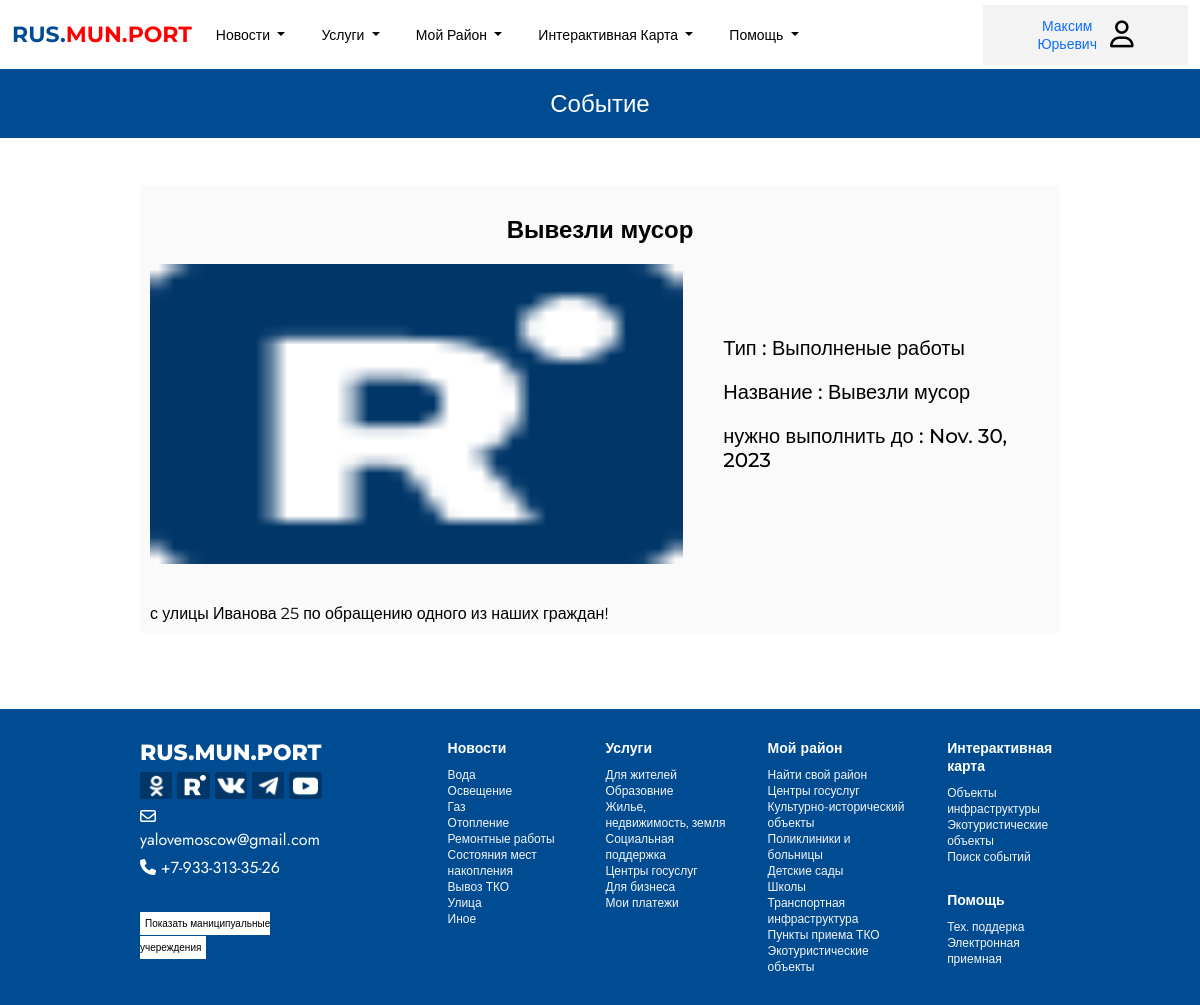
The page /event/1/ (signed in) on the database its author committed.
### users/models.py (models this page shows, shortened)
class NewUser(AbstractBaseUser,PermissionsMixin):
    role = models.ForeignKey(Role,related_name="role",on_delete=models.CASCADE)
    email = models.EmailField(_('email address'),unique=True)
    first_name =  models.CharField(max_length=150)
    father_name =  models.CharField(max_length=150)
    second_name =  models.CharField(max_length=150)
    bday=models.DateField(auto_now=False, auto_now_add=False)
    phone_number = models.CharField(max_length=20, validators=[RegexValidator(regex='^(\+?\d{1,3})?[-.\s]?\(?\d{3}\)?[-.\s]?\d{3}[-.\s]?\d{4}$')],unique=True)
    city = models.ForeignKey(City,related_name="city",on_delete=models.CASCADE)
    is_active = models.BooleanField(default=False)
    is_staff = models.BooleanField(default=False)
    is_proved = models.BooleanField(default=False)
    objects = CustomAccountManager()
    USERNAME_FIELD = 'phone_number'
    REQUIRED_FIELDS = ['email','first_name',"second_name","role","father_name","bday","city"]

### municipal/models.py (models this page shows, shortened)
class Munic_works(models.Model):
		type = models.ForeignKey(Type_of_munic_works,related_name="type_of_municip_works",on_delete=models.CASCADE)
		title = models.CharField(max_length=50)
		description = models.CharField(max_length=1000)
		date_create = models.DateField(auto_now_add=True)
		dead_line_date = models.DateField(auto_now=False)
		city=models.ForeignKey(City,related_name="city_of_munic_works",on_delete=models.CASCADE,default=1)
		opt_image = models.ImageField(upload_to="munic_works_schedule_photos",blank=True,default="123.png")
		author = models.ForeignKey(NewUser,related_name="munic_work_creater",on_delete=models.CASCADE)

class Type_of_munic_works(models.Model):
	title = models.CharField(max_length=20)
	color = models.CharField(max_length=12)
	def __str__(self):
         return self.title

### users/views.py (the view)
# urls.py: path('event/<int:id>/',views.event_detail,name="event_detail"),
@login_required
def event_detail(request,id):
	role = str(request.user.role)
	if  role =='Municipal':
		event =Munic_works.objects.get(id = id)
		event.opt_image
		return render(request,"main/event_detail.html",{"post":event})
	else:
		return redirect('home')

### users/models.py (called while the page is built)
    def __str__(self):
        return self.title

### users/templates/main/event_detail.html (shortened to what this page needs)
{%extends 'main/base.html' %}
{%block content%}
<div class="common_news_title">
	Событие
</div>
<div class="supercontainer" style="max-width: 920px;background-color: #fafafa;padding: 10px;border-radius: 3px; margin-bottom: 40px;">
	<div class="new_title">{{post.title}}</div>
	<div class="new-wrapper">
	<div class="common_new_detail_left">
		<img src="{{post.opt_image.url}}" class="new_post_image" alt="">
	</div>
	<div class="common_new_detail_right">
		<div class="common-new-link">Тип : {{post.type}}</div>
		<div class="common-new-link">Название : {{post.title}}</div>
		<div class="common-new-link">нужно выполнить до : {{post.dead_line_date}}</div>
	</div>
</div>
	<div class="text">
		{{post.description}}
	</div>
</div>
{%endblock%}

### users/templates/main/base.html (shortened to what this page needs)
<!DOCTYPE html>
<html lang="en">
<head>
	{% load static %}
<link href="https://cdn.jsdelivr.net/npm/bootstrap@5.3.2/dist/css/bootstrap.min.css" rel="stylesheet">
	<link rel="stylesheet" href="{% static 'css/styles.css' %}">
	<link rel="stylesheet" href="{% static 'css/adaptiv.css' %}">
</head>
<body>
	<nav class="navbar navbar-expand-lg bg-body-tertiary nav-head">
		<div class="container container-fluid nav-con">
		  <div class="collapse navbar-collapse" id="navbarTogglerDemo01">
			<a class="navbar-brand" href="{%url 'home'%}">RUS.<span style="color: #F00;
				">MUN.PORT</span></a>
			<ul class="navbar-nav me-auto mb-2 mb-lg-0">
				<li class="nav-item dropdown">
					<button class="nav-link dropdown-toggle" data-bs-toggle="dropdown" aria-expanded="false">
						Новости
					</button>
				  </li>
				  <li class="nav-item dropdown">
					<button class="nav-link dropdown-toggle" data-bs-toggle="dropdown" aria-expanded="false">
						Услуги
					</button>
				  </li>
				  <li class="nav-item dropdown">
					<button class="nav-link dropdown-toggle" data-bs-toggle="dropdown" aria-expanded="false">
						Мой Район
					</button>
				  </li>
				  <li class="nav-item dropdown">
					<button class="nav-link dropdown-toggle" data-bs-toggle="dropdown" aria-expanded="false">
						Интерактивная Карта
					</button>
				  </li>
				  <li class="nav-item dropdown">
					<button class="nav-link dropdown-toggle" data-bs-toggle="dropdown" aria-expanded="false">
						Помощь
					</button>
				  </li>
			</ul>
			<div class="log-nav">
				{%if user.is_authenticated%}
				<a href="{%url 'profile' user.id%}"><button class="profile_btn">{{user.first_name}} <br> {{user.father_name}} </a>
					<i class="fa-regular fa-user" style="color: #000;"></i></button>
				{%else%}
				  <a href="{%url 'login' %}"><button class="sign_btn">Вход</button></a>
				  <a href=""><i class="fa-regular fa-user" style="color: #ffffff;"></i></a>
				{%endif%}
			</div>
		  </div>
		</div>
	  </nav>
	<div class="">
		<section style="min-height: 80vh;">
		{%block content%}
		{%endblock%}
	</section>
	</div>
		<footer class="footer ">
			<div class="brand-column">
				<div class="footer-logo">RUS.MUN.PORT</div>
				<div class="icons">
					<a href=""><img src="{%static 'images/footer/ok.png'%}" alt=""></a>
					<a href=""><img src="{%static 'images/footer/rt.png'%}" alt=""></a>
					<a href=""><img src="{%static 'images/footer/vk.png'%}" alt=""></a>
					<a href=""><img src="{%static 'images/footer/tg.png'%}" alt=""></a>
					<a href=""><img src="{%static 'images/footer/yt.png'%}" alt=""></a>
				</div>
				<div class="mail-footer"><i class="fa-regular fa-envelope" style="color: #ffffff;"></i>yalovemoscow@gmail.com</div>
				<div class="phone-footer"><i class="fa-solid fa-phone" style="color: #ffffff;"></i> +7-933-313-35-26</div>
				<a href="" class="show_munic">Показать маниципуальные учереждения</a>
			</div>
			<div class="footer-column">
				<div class="footer-header">Новости</div>
				<a href=""><div class="footer-link">Вода</div></a>
				<a href=""><div class="footer-link">Освещение</div></a>
				<a href=""><div class="footer-link">Газ</div></a>
				<a href=""><div class="footer-link">Отопление</div></a>
				<a href=""><div class="footer-link">Ремонтные работы</div></a>
				<a href=""><div class="footer-link">Состояния мест накопления</div></a>
				<a href=""><div class="footer-link">Вывоз ТКО</div></a>
				<a href=""><div class="footer-link">Улица</div></a>
				<a href=""><div class="footer-link">Иное</div></a>
			</div>
			<div class="footer-column">
				<div class="footer-header">Услуги</div>
				<a href="{%url 'municipal_services'%}"><div class="footer-link">Для жителей</div></a>
				<a href="{%url 'municipal_services'%}"><div class="footer-link">Образовние</div></a>
				<a href="{%url 'municipal_services'%}"><div class="footer-link">Жилье, недвижимость, земля</div></a>
				<a href="{%url 'municipal_services'%}"><div class="footer-link">Социальная поддержка</div></a>
				<a href="{%url 'municipal_services'%}"><div class="footer-link">Центры госуслуг</div></a>
				<a href="{%url 'municipal_services'%}"><div class="footer-link">Для бизнеса</div></a>
				<a href="{%url 'municipal_services'%}"><div class="footer-link">Мои платежи</div></a>
			</div>
			<div class="footer-column">
				<div class="footer-header">Мой район</div>
				<a href=""><div class="footer-link">Найти свой район</div></a>
				<a href=""><div class="footer-link">Центры госуслуг</div></a>
				<a href=""><div class="footer-link">Культурно-исторический объекты</div></a>
				<a href=""><div class="footer-link">Поликлиники и больницы</div></a>
				<a href=""><div class="footer-link">Детские сады</div></a>
				<a href=""><div class="footer-link">Школы</div></a>
				<a href=""><div class="footer-link">Транспортная инфраструктура</div></a>
				<a href=""><div class="footer-link">Пункты приема ТКО</div></a>
				<a href=""><div class="footer-link">Экотуристические объекты</div></a>
			</div>
			<div class="footer-column">
				<div class="footer-header">Интерактивная карта</div>
				<a href="{%url 'maps' %}"><div class="footer-link">Объекты инфраструктуры</div></a>
				<a href="{%url 'eco' %}"><div class="footer-link">Экотуристические объекты</div></a>
				<a href=""><div class="footer-link" style="margin-bottom: 26px;">Поиск событий</div></a>
				<div class="footer-header">Помощь</div>
				<a href=""><div class="footer-link">Тех. поддерка</div></a>
				<a href=""><div class="footer-link">Электронная приемная</div></a>
			</div>
		</footer>
</body>
</html>

### users/static/css/styles.css (style rules this page uses)
html { box-sizing: border-box; }
*, *::after, *::before { box-sizing: inherit; }
ul[class], ol[class] { padding: 0; }
body, h1, h2, h3, h4, h5, h6, p, ul[class], ol[class], li, figure, figcaption, blockquote, dl, dd { margin: 0; }
ul[class] { list-style: none; }
img { max-width: 100%; display: block; }
input, button, textarea, select { font: inherit; }
a { text-decoration: none; }
.container { max-width: 1440px; margin: 0 auto; }
.nav-head { background-color: #fff !important; height: 69px; }
.navbar-brand { color: #004C92; font-family: 'Montserrat', sans-serif; font-size: 22px; font-style: normal; font-weight: 700; line-height: normal; }
.nav-link, .nav-drop { color: #000; font-family: 'Montserrat', sans-serif; font-size: 14px; font-style: normal; font-weight: 500; line-height: normal; }
.nav-link:hover, .nav-link:focus, .nav-link::selection, .nav-link:enabled { color: #000; }
.nav-con { background-color: #fff; }
.nav-item { margin-right: 20px; }
.log-nav { display: flex; align-items: center; }
.log-nav .fa-user { font-size: 16px; }
.profile_btn { display: flex; width: 209px; height: 60px; padding: 8px; justify-content: center; align-items: center; flex-shrink: 0; color: #000; border: none; border-radius: 5px; font-family: Montserrat; font-size: 16px; font-style: normal; font-weight: 500; line-height: 16px; }
.profile_btn .fa-user { font-size: 27px; margin-left: 3px; }
.common_news_title { color: #FFF; padding: 20px; text-align: center; font-family: 'Montserrat', sans-serif; font-size: 24px; font-style: normal; font-weight: 500; line-height: normal; padding-top: 20px; background: #004C92; }
.supercontainer { max-width: 557px; margin: 0 auto; margin-top: 47px; }
.profile_btn { display: flex; width: 205px; padding: 18px 66px; justify-content: center; align-items: center; gap: 10px; background: #F3F3F3; color: #004C92; font-family: 'Montserrat', sans-serif; font-size: 14px; font-style: normal; font-weight: 500; line-height: normal; border-radius: 0px; }
.footer { display: flex; background: linear-gradient(0deg, #004C92 0%, #004C92 100%), #D9D9D9; padding-top: 30px; gap: 40px; padding-bottom: 30px; padding-right: 140px; padding-left: 140px; justify-content: space-around; }
.brand-column { margin-right: 86px; }
.footer-logo { color: #FFF; font-family: 'Montserrat', sans-serif; font-size: 22px; font-style: normal; font-weight: 800; line-height: normal; }
.icons { margin-top: 6px; margin-bottom: 6px; display: flex; align-items: center; gap: 5px; }
.mail-footer { color: #FFF; font-family: 'Jost',sans-serif; font-size: 16px; font-style: normal; font-weight: 400; line-height: normal; margin-bottom: 5px; }
.phone-footer { color: #FFF; font-family: 'Jost',sans-serif; font-size: 16px; font-style: normal; font-weight: 400; line-height: normal; margin-bottom: 30px; }
.show_munic { color: #000; font-family: 'Montserrat', sans-serif; font-size: 10px; font-style: normal; font-weight: 500; line-height: 10px; width: 181px; height: 30px; background: #FFF; padding: 5px; margin-top: 33px; }
.footer-header { color: #FFF; font-family: 'Montserrat', sans-serif; font-size: 14px; font-style: normal; font-weight: 900; line-height: normal; margin-bottom: 10px; }
.footer-link { color: #F5F5F5; font-family: 'Montserrat', sans-serif; font-size: 12px; font-style: normal; font-weight: 400; line-height: 16px; }
.new-wrapper { display: flex; justify-content: space-between; gap: 40px; align-items: center; }
.new_title { color: #000; text-align: center; font-family: 'Montserrat', sans-serif; font-size: 24px; font-style: normal; font-weight: 600; line-height: normal; margin-top: 20px; margin-bottom: 20px; }
.common-new-link { margin-bottom: 20px; color: #000; font-family: 'Montserrat', sans-serif; font-size: 20px; font-style: normal; font-weight: 500; line-height: normal; }
.new_post_image { width: 550px; height: 300px; }
.text { color: #000; margin-top: 40px; font-family: 'Montserrat', sans-serif; font-size: 16px; font-style: normal; font-weight: 400; line-height: normal; }

### rows shown on the page
NewUser: first_name "Максим", father_name "Юрьевич"
Munic_works: title "Вывезли мусор", opt_image (picture), type "Выполненые работы", dead_line_date "Nov. 30, 2023", description "с улицы Иванова 25 по обращению одного из наших граждан!"
